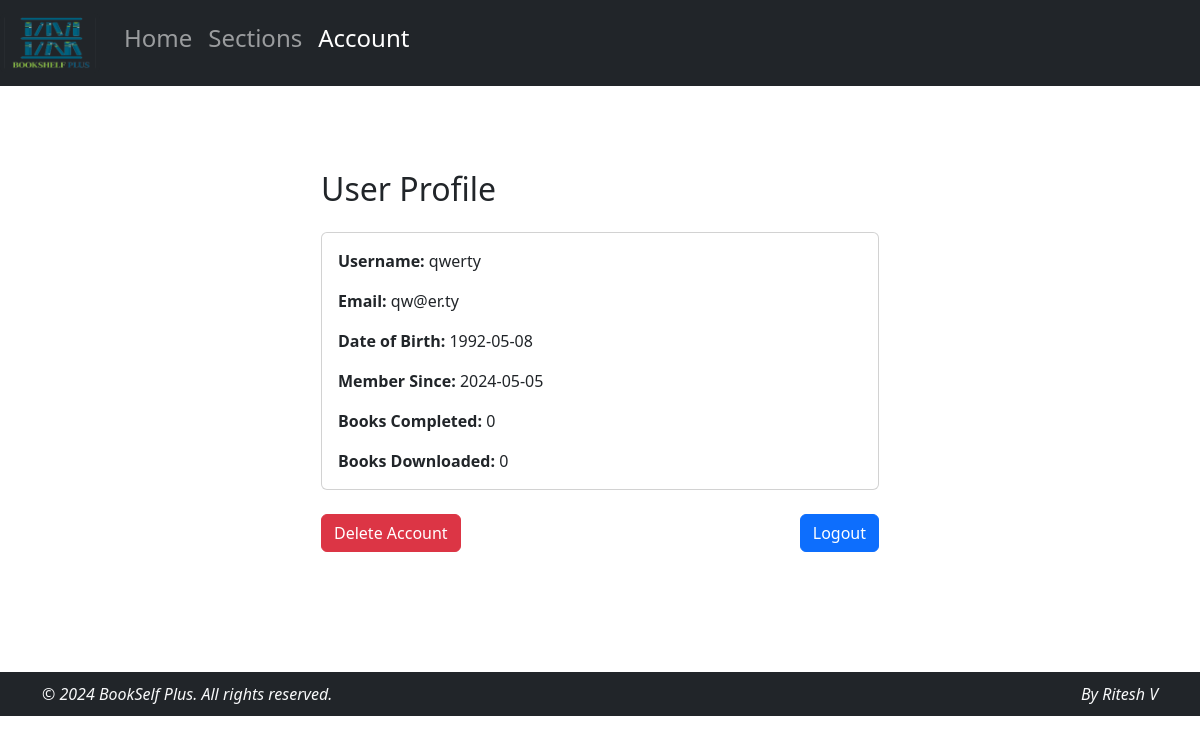
The app's page /account (signed in) with its own data.
### tables this page shows
CREATE TABLE "Users" (
    Usr_ID INTEGER PRIMARY KEY AUTOINCREMENT,
    Passwrd TEXT NOT NULL,
    Usr_Name TEXT NOT NULL,
    Date_of_Birth DATE NOT NULL,
    Age INTEGER CHECK ( Age > 0 ),
    Usr_Type TEXT NOT NULL default 'user',
    Email TEXT NOT NULL UNIQUE CHECK (Email LIKE '%_@%_.%__'),
    Acc_Creation DATE NOT NULL,
    Acc_Status TEXT NOT NULL check ( Acc_Status in ('Active', 'Inactive') ) default 'Active'
);

### app.py (the view)
@app.route('/account')
def profile():
    if 'email' in session:
        email = session['email']
        db = get_db()
        cur = db.cursor()
        cur.row_factory = sqlite3.Row
        cur.execute(f" SELECT Usr_Type FROM Users WHERE Email = ?", (session['email'],))
        user_type = cur.fetchone()[0]
        cur.execute("SELECT * FROM Users WHERE Email = ?", (email,))
        user = cur.fetchone()
        user = dict(user)
        user['Usr_Name'] = user['Usr_Name'].replace(' ', '_')
        table_name = f"{user['Usr_Name']}_{user['Usr_ID']}"
        cur.execute(f"SELECT count(*) FROM {table_name} WHERE Status = 'Returned'")
        returned_count = cur.fetchone()[0]
        cur.execute(f"SELECT count(*) FROM {table_name} WHERE Downloaded = 'Yes'")
        downloaded_count = cur.fetchone()[0]
        db.commit()
        db.close()
        return render_template('account.html', user=user,
                               returned_count=returned_count, downloaded_count=downloaded_count, user_type=user_type)
    return redirect(url_for('login'))

### app.py (called while the page is built)
def get_db():
    db = getattr(g, 'my_DB.sqlite', None)
    if db is None:
        db = g._database = sqlite3.connect(app.config['DATABASE'])
    return db

@app.teardown_appcontext
def close_connection(exception):
    db = getattr(g, '_database', None)
    if db is not None:
        db.close()

### templates/account.html (shortened to what this page needs)
<!DOCTYPE html>
<html lang="en">
<head>
    <link rel="stylesheet" type="text/css" href="{{ url_for('static', filename='css/bootstrap.min.css') }}">
</head>
<body>
        <header>
        <nav class="navbar navbar-expand-md navbar-dark bg-dark">
            <a class="navbar-brand" href="/">
                <img class="img-thumbnail bg-dark border-0" src="{{ url_for('static', filename='Logo.png') }}" width="100" height="60" alt="TextTrove">
            </a>
            <div class="collapse navbar-collapse" id="navbarSupportedContent">
                <ul class="navbar-nav ml-auto">
                    <li class="nav-item h4">
                        <a class="nav-link {% if request.path == '/' or request.path.startswith('/book') %}active{% endif %}" href="/">Home</a>
                    </li>
                    <li class="nav-item h4">
                        <a class="nav-link {% if request.path == '#' or request.path.startswith('/section') %}active{% endif %}" href="/sections">Sections</a>
                    </li>
                    <li class="nav-item h4">
                        <a class="nav-link {% if request.path == '/account' %}active{% endif %}" href="/account">Account</a>
                    </li>
                </ul>
            </div>
        </nav>
    </header>
    <main>
        <div class="container mt-5 d-flex justify-content-center align-content-center" style="padding-top: 3%; padding-bottom: 6%">
            <div class="col-md-6">
                <h2>User Profile</h2>
                <div class="card mt-4">
                    <div class="card-body">
                        <p class="card-text"><strong>Username:</strong> {{ user['Usr_Name'] }}</p>
                        <p class="card-text"><strong>Email:</strong> {{ user['Email'] }}</p>
                        <p class="card-text"><strong>Date of Birth:</strong> {{ user['Date_of_Birth'] }}</p>
                        <p class="card-text"><strong>Member Since:</strong> {{ user['Acc_Creation'] }}</p>
                        <p class="card-text"><strong>Books Completed:</strong> {{ returned_count }}</p>
                        <p class="card-text"><strong>Books Downloaded:</strong> {{ downloaded_count }}</p>
                    </div>
                </div>
                <div class="mt-4">
                    <a href="#" class="btn btn-danger" id="deleteBtn">Delete Account</a>
                    <a href="{{ url_for('logout') }}" class="btn btn-primary float-end">Logout</a>
                </div>
            </div>
        </div>
    </main>
    <footer class="footer mt-5 bg-dark" style="padding: 10px 0; bottom: 0;">
        <div class="container d-flex justify-content-between">
            <span class="text-light fst-italic">© 2024 BookSelf Plus. All rights reserved.</span>
            <span class="text-light fst-italic">By Ritesh V</span>
        </div>
    </footer>
</body>
</html>

### records on screen
Users: Usr_Name "qwerty", Email "qw@er.ty", Date_of_Birth "1992-05-08", Acc_Creation "2024-05-05"

### other values on screen
{{ returned_count }} "0"
{{ downloaded_count }} "0"
